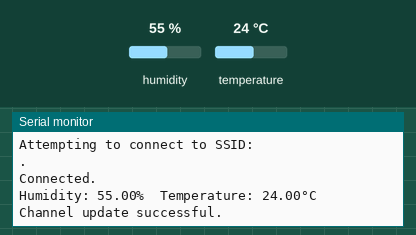
Recording of a sketch running on a simulated ESP8266 (NodeMCU). Shown: the last lines printed to the serial monitor. The test bench sets the inputs (shaded band); at power-on: humidity 55 %, temperature 24 °C. WiFi joins after 1.5 s; servers stay silent unless stated; not simulated (calls return 0 or success): secrets.h.

Above: at 18.0 s.
18.1 s: humidity set to 22 %
At 20.55 s:
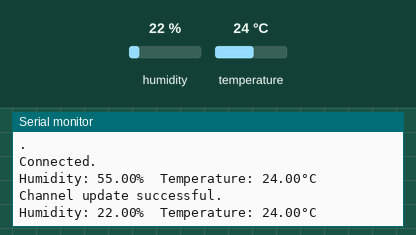
33.3 s: temperature set to 12 °C
At 37.4 s:
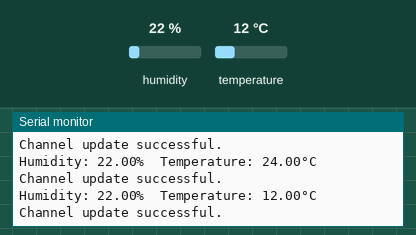
48.5 s: humidity set to 40 %
At 52.3 s:
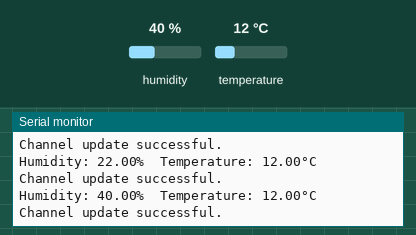
Timing chart, 0 to 53.8 s (numbered marks = the images above; inputs shaded):
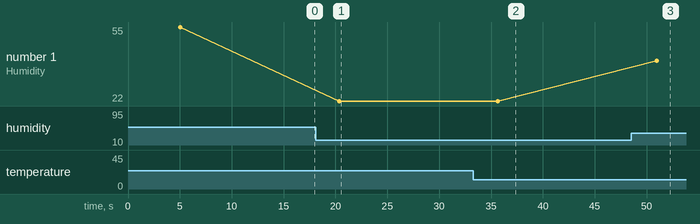

Measured:
- after the input at 18.1 s, the serial monitor: prints a new line after 2.2 s (image 1)
- after the input at 33.3 s, the serial monitor: prints a new line after 2.4 s (image 2)
- after the input at 48.5 s, the serial monitor: prints a new line after 2.5 s (image 3)
- plotted number 1: 55 → 22 after the input at 18.1 s, 22 → 40 after the input at 48.5 s

The sketch:

WriteMultipleFields.ino
```cpp
#include "ThingSpeak.h"
#include "secrets.h"
#include <ESP8266WiFi.h>
#include "DHT.h"

#define DHTTYPE DHT11
#define DHTPIN D2

char ssid[] = SECRET_SSID;   // your network SSID (name)
char pass[] = SECRET_PASS;   // your network password
int keyIndex = 0;            // your network key Index number (needed only for WEP)
WiFiClient  client;

unsigned long myChannelNumber = SECRET_CH_ID;
const char * myWriteAPIKey = SECRET_WRITE_APIKEY;

String myStatus = "";

DHT dht(DHTPIN, DHTTYPE);

void setup() {
  Serial.begin(115200);  // Initialize serial

  dht.begin();

  WiFi.mode(WIFI_STA);
  ThingSpeak.begin(client);  // Initialize ThingSpeak
}

void loop() {

  // Connect or reconnect to WiFi
  if (WiFi.status() != WL_CONNECTED) {
    Serial.print("Attempting to connect to SSID: ");
    Serial.println(SECRET_SSID);
    while (WiFi.status() != WL_CONNECTED) {
      WiFi.begin(ssid, pass);  // Connect to WPA/WPA2 network. Change this line if using open or WEP network
      Serial.print(".");
      delay(5000);
    }
    Serial.println("\nConnected.");
  }

  float h = dht.readHumidity();
  // Read temperature as Celsius (the default)
  float t = dht.readTemperature();

  // Check if any reads failed and exit early (to try again).
  if (isnan(h) || isnan(t)) {
    Serial.println(F("Failed to read from DHT sensor!"));
    return;
  }
  Serial.print(F("Humidity: "));
  Serial.print(h);
  Serial.print(F("%  Temperature: "));
  Serial.print(t);
  Serial.println(F("°C "));
  // set the fields with the values
  ThingSpeak.setField(1, t);
  ThingSpeak.setField(2, h);

  // set the status
  ThingSpeak.setStatus(myStatus);

  // write to the ThingSpeak channel
  int x = ThingSpeak.writeFields(myChannelNumber, myWriteAPIKey);
  if (x == 200) {
    Serial.println("Channel update successful.");
  }
  else {
    Serial.println("Problem updating channel. HTTP error code " + String(x));
  }

  delay(15000); // Wait 20 seconds to update the channel again
}
```
